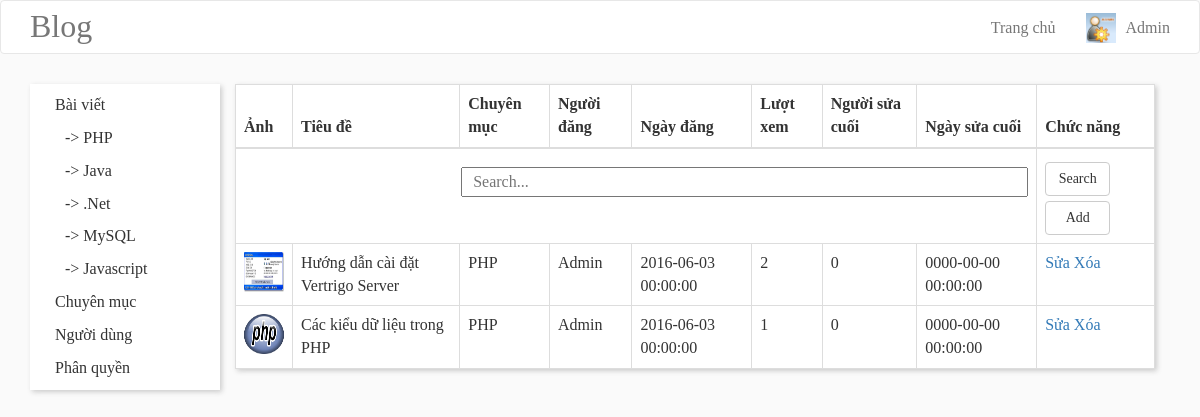
The page /admin/sitetab.php?name=PHP on the database its author committed.
### tables this page shows
CREATE TABLE `category` (
  `categoryID` int(11) NOT NULL,
  `categoryName` text,
  `categoryParent` int(11) DEFAULT NULL,
  `memberEditCategory` int(11) NOT NULL,
  `datetimeEditCategory` datetime NOT NULL
);

CREATE TABLE `news` (
  `newsID` int(11) NOT NULL,
  `categoryID` int(11) NOT NULL,
  `memberID` int(11) NOT NULL,
  `newsTitle` text,
  `newsContent` text,
  `newsImage` text,
  `newsTag` text,
  `newsDatetime` datetime DEFAULT NULL,
  `newsView` int(11) DEFAULT NULL,
  `newsSummary` varchar(120) NOT NULL,
  `memberEditNews` int(11) NOT NULL,
  `datetimeEditNews` datetime NOT NULL
);

CREATE TABLE `members` (
  `memberID` int(11) NOT NULL,
  `levelID` int(11) NOT NULL,
  `memberUser` text,
  `memberPass` text,
  `memberImage` varchar(255) NOT NULL,
  `memberEdit` int(11) NOT NULL,
  `datetimeEdit` datetime NOT NULL
);

### models/query.php (called while the page is built, shortened)
<?php
	class News
	{
		public function getCategoryById($categoryName) {
			$sql = mysql_query(
				"SELECT *
				FROM news, category, members
				WHERE news.categoryID = category.categoryID and category.categoryName = '".$categoryName."' GROUP BY newsID") or die("Error query");
			if (mysql_num_rows($sql) > 0) {
				while ($row = mysql_fetch_array($sql)) {
					$arr[] = array(
						'newsID'=>$row['newsID'],
						'newsTitle'=>$row['newsTitle'],
						'newsContent'=>$row['newsContent'],
						'newsSummary'=>$row['newsSummary'],
						'newsImage'=>$row['newsImage'],
						'newsTag'=>$row['newsTag'],
						'newsDatetime'=>$row['newsDatetime'],
						'newsView'=>$row['newsView'],
						'categoryID'=>$row['categoryID'],
						'categoryName'=>$row['categoryName'],
						'memberUser'=>$row['memberUser'],
						'memberImage'=>$row['memberImage'],
						'memberEditNews'=>$row['memberEditNews'],
						'datetimeEditNews'=>$row['datetimeEditNews']
						);
				}
			}
			else {
				echo $arr = "";
			}
			return $arr;
		}
	}
	class Category
	{
		public function getCategory() {
			$sql = mysql_query(
				"SELECT *
				FROM category
				where categoryParent = 0") or die("Error query");
			if (mysql_num_rows($sql) > 0) {
				while ($row = mysql_fetch_array($sql)) {
					$arr[] = array(
						'categoryID'=>$row['categoryID'],
						'categoryName'=>$row['categoryName'],
						'categoryParent'=>$row['categoryParent'],
						'memberEditCategory'=>$row['memberEditCategory'],
						'datetimeEditCategory'=>$row['datetimeEditCategory']
						);
				}
			}
			else {
				echo $arr = "";
			}
			return $arr;
		}
	}

### admin/sitetab.php (the view, shortened to what this page needs)
<?php
	include "../models/query.php";
	$category = new SQL\Category();
	$listCategory = $category->getCategory();
	$categoryName = $_GET['name'];
	$search = isset($_POST['isearch']) ? $_POST['isearch'] : null;
	$submit = isset($_POST['btn']) ? $_POST['btn'] : null;
	$news = new SQL\News();
	switch ($submit) {
		default:
			$list = $news->getCategoryById($categoryName);
			break;
	}
?>
<!DOCTYPE html>
<html>
<head>
	<link rel="stylesheet" href="https://maxcdn.bootstrapcdn.com/bootstrap/3.3.6/css/bootstrap.min.css">
	<link rel="stylesheet" href="../css/font-awesome.min.css">
	<link rel="stylesheet" type="text/css" href="../css/stylewrite.css">
</head>
<body>
	<header>
		<nav id="navbar-example" class="navbar navbar-default navbar-static">
			<div class="container">
				<div class="navbar-header">
					<a class="navbar-brand logo" href="../index.php">Blog</a>
				</div>
				<div class="collapse navbar-collapse bs-example-js-navbar-collapse">
					<ul class="nav navbar-nav navbar-right">
						<li><a class="nav navbar-brand navbar-right" href="home.php">Trang chủ</a></li>
						<li>
							<a class="nav navbar-brand navbar-right" href="#">
								<img src="../images/members/admin-account-dnn7.png">
								Admin
							</a>
						</li>
					</ul>
				</div>
			</div>
		</nav>
	</header>
	<div class="content">
		<div class="container">
			<div class="col-sm-2">
				<ul>
					<li><a href="home.php">Bài viết</a>
						<ul>
							<?php
								foreach ($listCategory as $key => $value) {
							?>
							<li>-> <a href="sitetab.php?name=<?php echo $value['categoryName']; ?>"><?php echo $value['categoryName']; ?></a></li>
							<?php
								}
							?>
						</ul>
					</li>
					<li><a href="category.php">Chuyên mục</a></li>
					<li><a href="member.php">Người dùng</a></li>
					<li><a href="level.php">Phân quyền</a></li>
				</ul>
			</div>
			<div id="top" class="col-sm-10">
				<div class="item" style="box-shadow: 2px 2px 5px #ccc; background-color: #fff;">
					<form method="post" action="">
						<table class="table table-hover table-bordered">
							<thead>
								<tr>
									<th>Ảnh</th>
									<th>Tiêu đề</th>
									<th>Chuyên mục</th>
									<th>Người đăng</th>
									<th>Ngày đăng</th>
									<th>Lượt xem</th>
									<th>Người sửa cuối</th>
									<th>Ngày sửa cuối</th>
									<th>Chức năng</th>
								</tr>
							</thead>
							<tbody>
								<tr>
									<td colspan="8">
										<input type="text" id="idsearch" name="isearch" placeholder="Search..." value="<?php echo $search; ?>">
									</td>
									<td>
										<button class="btn btn-default" name="btn" value="search">Search</button>
										<button class="btn btn-default" name="btn" value="add">Add</button>
									</td>
								</tr>
								<?php
									if ($list) {
										foreach ($list as $key => $value) {
								?>
								<tr>
									<td><img src="../images/news/<?php echo $value['newsImage']; ?>"></td>
									<td><?php echo $value['newsTitle']; ?></td>
									<td><?php echo $value['categoryName']; ?></td>
									<td><?php echo $value['memberUser']; ?></td>
									<td><?php echo $value['newsDatetime']; ?></td>
									<td><?php echo $value['newsView']; ?></td>
									<td><?php echo $value['memberEditNews']; ?></td>
									<td><?php echo $value['datetimeEditNews']; ?></td>
									<td>
										<a href="editnews.php?id=<?php echo $value['newsID']; ?>">Sửa</a>
										<a href="deletenews.php?id=<?php echo $value['newsID']; ?>" onclick='return confirm("Bạn chắc chắn muốn xóa bài này không?")'>Xóa</a>
									</td>
								</tr>
								<?php
										}
									}
									else {
										echo "";
									}
								?>
							</tbody>
						</table>
					</form>
				</div>
			</div>
		</div>
	</div>
</body>
</html>

### css/stylewrite.css (style rules this page uses)
body { font-family: Georgia, Lucida Console; font-size: 16px; background-color: #fafafa; }
.navbar-default { background-color: #fff; }
.navbar-header { width: 300px; float: left; }
.logo { font-family: Lucida Console; font-size: 32px; }
.collapse ul li { font-family: Georgia; font-size: 16px; margin-left: 30px; margin-top: 10px; }
.collapse ul li a { margin-top: -8px; font-family: Georgia; font-size: 16px; float: left; position: relative; }
.collapse ul li a img { width: 30px; height: 30px; float: left; margin-top: -5px; margin-right: 10px; }
.content { margin-top: -40px; }
.col-sm-2 { box-shadow: 2px 2px 5px #ccc; background-color: #fff; }
.col-sm-2 ul li { list-style: none; margin-left: -30px; padding-top: 10px; }
.col-sm-2 ul li a { color: #333; margin-top: 10px; }
.content { padding-top: 50px; }
table tbody tr td img { width: 40px; height: 40px; }
tbody tr td input { padding-left: 10px; width: 567px; float: right; margin-top: 10px; height: 30px; }
tbody tr td button { width: 65px; margin-top: 5px; }

### rows shown on the page
category: categoryName "Java"
category: categoryName ".Net"
category: categoryName "MySQL"
category: categoryName "Javascript"
news: newsImage (picture), newsTitle "Hướng dẫn cài đặt Vertrigo Server", categoryID.categoryName "PHP", memberID.memberUser "Admin", newsDatetime "2016-06-03 00:00:00", newsView "2", memberEditNews "0", datetimeEditNews "0000-00-00 00:00:00"
news: newsImage (picture), newsTitle "Các kiểu dữ liệu trong PHP", categoryID.categoryName "PHP", members.memberUser "Admin", newsDatetime "2016-06-03 00:00:00", newsView "1", memberEditNews "0", datetimeEditNews "0000-00-00 00:00:00"

### other values the page prints
$value['categoryName'] "PHP"
